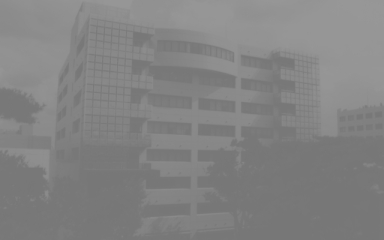
#> input picture 6.画像処理/pic/kadai6.bmp, 384 x 240 px
$ python kadai6.py
#> lines starting #> are read from the running program, lines starting #| are printed output that depends on the picture
# encoding: utf8
from __future__ import unicode_literals
from pylab import *
from cv2 import imread

# 画像を読み込み
gazo = imread( "kadai6.bmp", 0 )
#> gazo is the input picture: shape (240, 384); min 118, max 152, mean 130.5

# 画像を表示
imshow(gazo, cmap="gray", vmin=0, vmax=255, interpolation="None")

# ヒストグラムを表示
figure()
hist( gazo.flatten(), 256, (0,255) )

# 画像を変換
gazo2 = zeros((240,384))
for x in range(384):
    for y in range(240):
        gazo2[y][x] = (255*(gazo[y][x]-120)/30) + 0
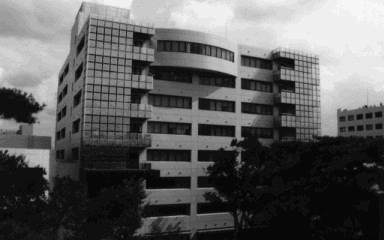
#> gazo2: shape (240, 384) float64; min -17, max 272, mean 89.4; drawn with min black and max white

# 画像を表示
figure()
imshow(gazo2, cmap="gray", vmin=0, vmax=255, interpolation="None")

# ヒストグラムを表示
figure()
hist( gazo2.flatten(), 256, (0,255) )
show()
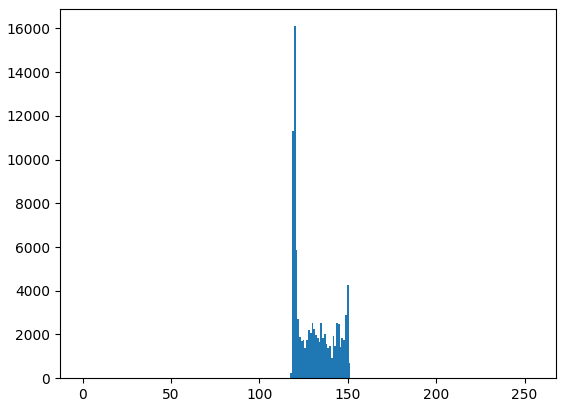
#> figure drawn by matplotlib, 1 panel; tallest bar 16102 high, from x = 119.5 to 120.5
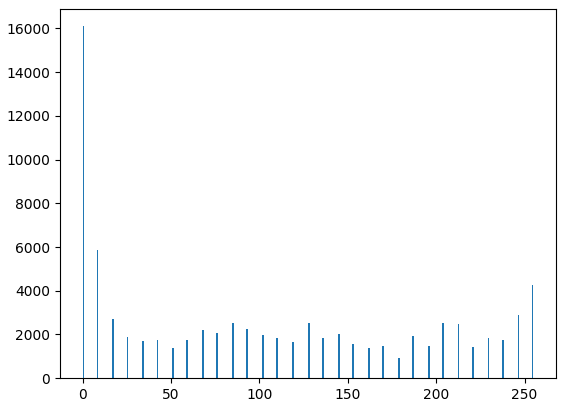
#> figure drawn by matplotlib, 1 panel; tallest bar 16102 high, from x = 0 to 0.996

$ run again, with 6.画像処理/pic/kadai5.bmp copied over 6.画像処理/pic/kadai6.bmp
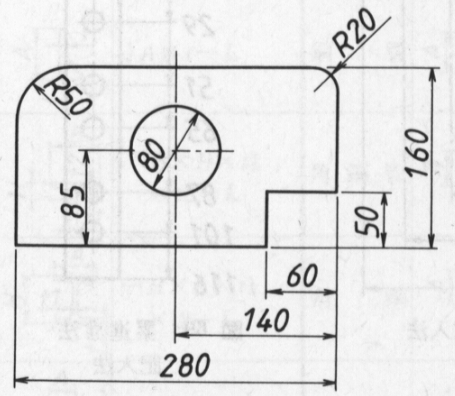
#> input picture 6.画像処理/pic/kadai5.bmp, 455 x 396 px
#> gazo is the input picture: shape (396, 455); min 33, max 252, mean 228.6
#> after the loop `for x in range(384):`:
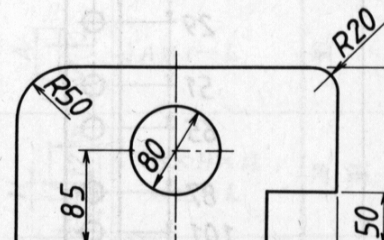
#> gazo2: shape (240, 384) float64; min -722.5, max 1122, mean 917.2; drawn with min black and max white
#> `show()`:
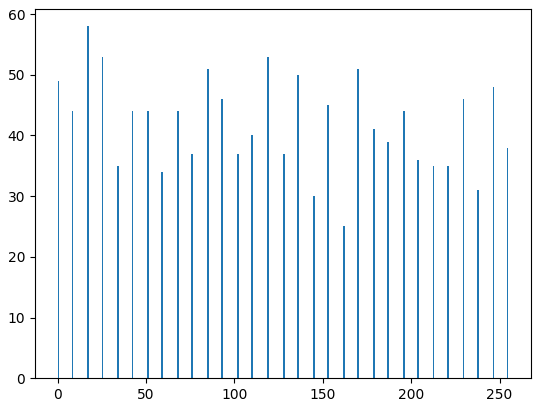
#> figure drawn by matplotlib, 1 panel; tallest bar 58 high, from x = 16.93 to 17.93

$ run again, with 6.画像処理/pic/kadai7.bmp copied over 6.画像処理/pic/kadai6.bmp
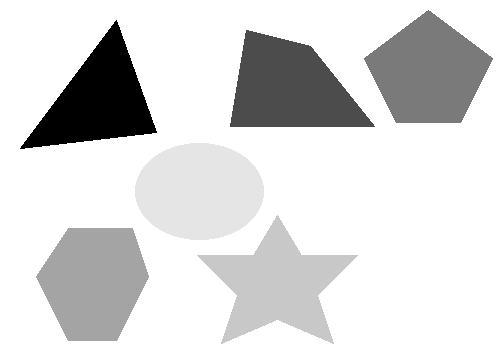
#> input picture 6.画像処理/pic/kadai7.bmp, 499 x 358 px
#> gazo is the input picture: shape (358, 499); min 0, max 255, mean 218
#> after the loop `for x in range(384):`:
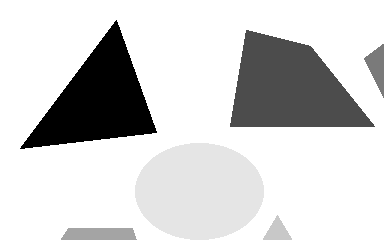
#> gazo2: shape (240, 384) float64; min -1020, max 1147.5, mean 764.7; drawn with min black and max white
#> `show()`:
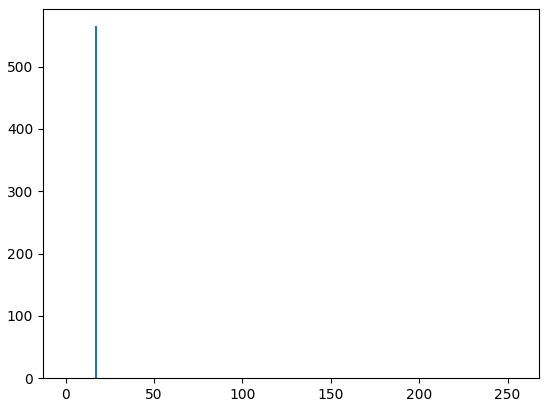
#> figure drawn by matplotlib, 1 panel; tallest bar 565 high, from x = 16.93 to 17.93
